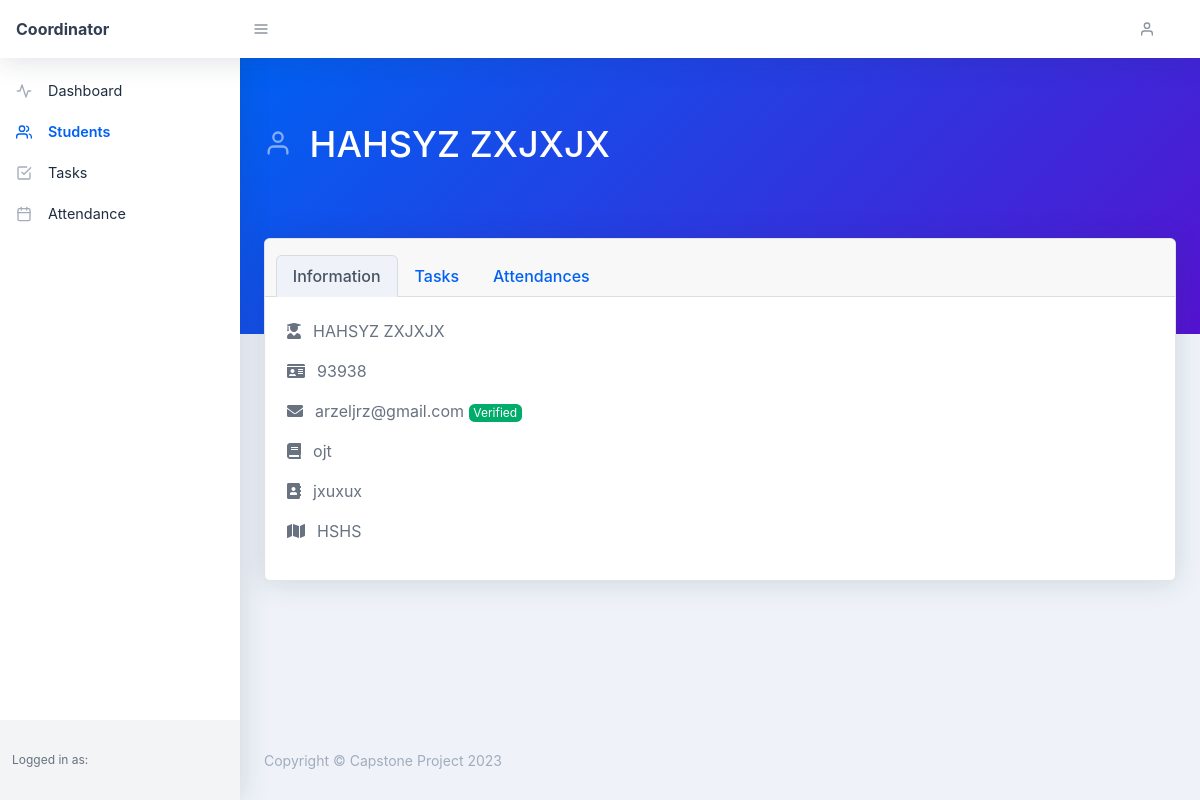
Page /coordinator/student.php?student_id=62 (signed in) on the committed database.
### tables this page shows
CREATE TABLE `tbl_student` (
  `student_id` int(11) NOT NULL,
  `student_id_number` text NOT NULL,
  `first_name` text NOT NULL,
  `last_name` text NOT NULL,
  `course_id` int(11) NOT NULL,
  `contact_number` text NOT NULL,
  `address` text NOT NULL,
  `school_year` text NOT NULL,
  `organization_id` int(11) NOT NULL,
  `start_date` text NOT NULL,
  `required_hours` text NOT NULL,
  `isVerified` text NOT NULL
);

CREATE TABLE `tbl_user` (
  `user_id` int(11) NOT NULL,
  `user_email` text NOT NULL,
  `user_password` text NOT NULL,
  `user_status` text NOT NULL,
  `user_role` text NOT NULL,
  `created_at` timestamp NOT NULL DEFAULT current_timestamp() ON UPDATE current_timestamp(),
  `isVerified` text NOT NULL
);

CREATE TABLE `tbl_course` (
  `course_id` int(11) NOT NULL,
  `course_code` text NOT NULL,
  `course_name` text NOT NULL
);

### classes/AutoLoader.php (called while the page is built, shortened)
<?php
function myAutoLoader($className) {
    $url = $_SERVER['HTTP_HOST'].$_SERVER['REQUEST_URI'];
    if (strpos($url, 'classes') !== false) {
        $path = '../../classes/';
    } else {
        $path = '../classes/';
    }
    $extension = '.class.php';
}

### config/Database.class.php (called while the page is built, shortened)
<?php
class Database
{
    protected $hostname = "localhost";
    protected $username = "root";
    protected $password = "arzelzolina10";
    protected $database = "ojt_rms_system";
    public function __construct()
    {
        try {
            $this->connection = new PDO("mysql:host=$this->hostname;dbname=$this->database", $this->username, $this->password);
        } catch (PDOException $e) {
            echo "Connection failed: " . $e->getMessage();
        }
    }
}

### coordinator/init.php (called while the page is built, shortened)
<?php
require_once('../classes/AutoLoader.php');
$get_student = new Student();

### classes/Student.class.php (called while the page is built, shortened)
<?php
require_once('../config/Database.class.php');
class Student extends Database{
    public function getStudent($id){
        $sql = "SELECT * FROM tbl_student INNER JOIN tbl_user ON tbl_student.student_id = tbl_user.user_id INNER JOIN tbl_course ON tbl_student.course_id = tbl_course.course_id INNER JOIN tbl_organization ON tbl_student.organization_id = tbl_organization.organization_id WHERE tbl_student.student_id = ?";
        $stmt = $this->connection->prepare($sql);
        $stmt->execute([$id]);
        $result = $stmt->fetch();
        return $result;
    }
}

### coordinator/student.php (the view, shortened to what this page needs)
<?php
require_once('init.php');
$student = $get_student->getStudent($_GET['student_id']);
?>
<?php require_once('components/header.php'); ?>
<?php require_once('components/sidebar.php'); ?>
<div id="layoutSidenav_content">
    <main>
        <div class="page-header pb-10 page-header-dark bg-gradient-primary-to-secondary">
            <div class="container-fluid">
                <div class="page-header-content">
                    <h1 class="page-header-title d-inline-block">
                        <div class="page-header-icon"><i data-feather="user"></i></div>
                        <span class="text-uppercase">
                            <?= $student['first_name'] . ' ' . $student['last_name']; ?>
                        </span>
                    </h1>
                </div>
            </div>
        </div>
        <div class="container-fluid mt-n10">
            <div class="card mb-4">
                <div class="card-header">
                    <ul class="nav nav-tabs card-header-tabs" id="myTab" role="tablist">
                        <li class="nav-item">
                            <a class="nav-link active" id="information-tab" data-toggle="tab" href="#information"
                                role="tab" aria-controls="information" aria-selected="true">Information</a>
                        </li>
                        <li class="nav-item">
                            <a class="nav-link" id="tasks-tab" data-toggle="tab" href="#tasks" role="tab"
                                aria-controls="tasks" aria-selected="false">Tasks</a>
                        </li>
                        <li class="nav-item">
                            <a class="nav-link" id="attendances-tab" data-toggle="tab" href="#attendances" role="tab"
                                aria-controls="attendances" aria-selected="false">Attendances</a>
                        </li>
                    </ul>
                </div>
                <div class="card-body">
                    <div class="tab-content" id="myTabContent">
                        <div class="tab-pane fade show active" id="information" role="tabpanel"
                            aria-labelledby="information-tab">
                            <div class="card-title text-uppercase" title="Student Name">
                                <i class="fas fa-user-graduate mr-2"></i>
                                <?= $student['first_name'] . ' ' . $student['last_name']; ?>
                            </div>
                            <div class="card-title" title="Student ID Number">
                                <i class="fas fa-id-card mr-2"></i>
                                <?= $student['student_id_number']; ?>
                            </div>
                            <div class="card-title" title="Student Email">
                                <i class="fas fa-envelope mr-2"></i>
                                <?= $student['user_email']; ?>
                                <?php if($student['user_status'] == 'Verified'): ?>
                                <span class="badge badge-success">
                                    <?= $student['user_status']; ?>
                                </span>
                                <?php else: ?>
                                <span class="badge badge-danger">
                                    <?= $student['user_status']; ?>
                                </span>
                                <?php endif; ?>
                            </div>
                            <div class="card-title" title="Student Course">
                                <i class="fas fa-book mr-2"></i>
                                <?= $student['course_name']; ?>
                            </div>
                            <div class="card-title" title="Student Contact Number">
                                <i class="fa fa-address-book mr-2"></i>
                                <?= $student['contact_number']; ?>
                            </div>
                            <div class="card-title text-uppercase" title="Student Address">
                                <i class="fas fa-map mr-2"></i>
                                <?= $student['address']; ?>
                            </div>
                        </div>
                    </div>
                </div>
            </div>
        </div>
    </main>
    <?php require_once('components/footer.php'); ?>

### rows in the picture
tbl_student: first_name "HAHSYZ", last_name "ZXJXJX", student_id_number "93938", student_id.user_email "arzeljrz@gmail.com", student_id.user_status "Verified", course.course_name "ojt", contact_number "jxuxux", address "HSHS"
